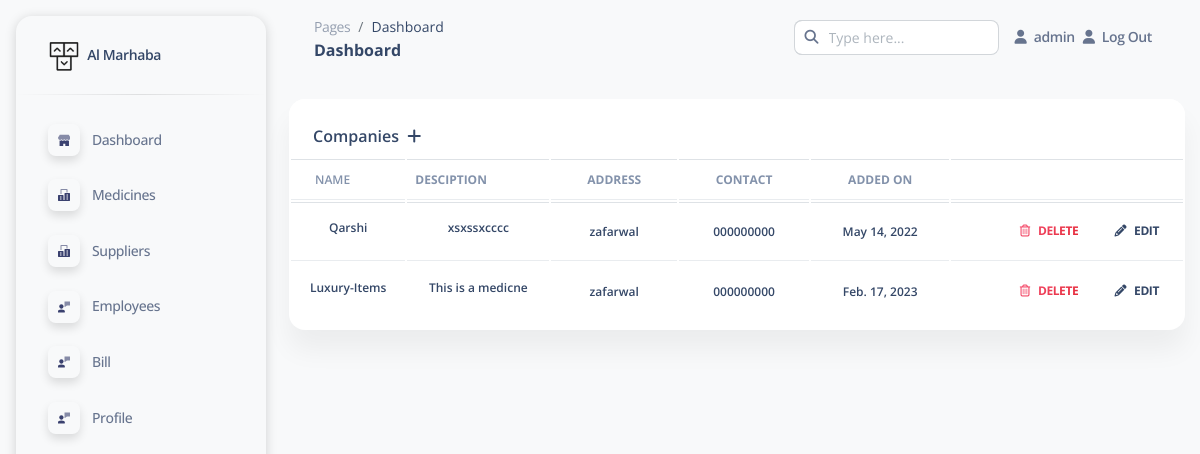
/suppl (signed in), run on the app's committed database.
### app1/models.py (models this page shows, shortened)
class Company(models.Model):
    name= models.CharField(max_length=200, null=True)
    id = models.AutoField(primary_key=True)
    contact= models.CharField(max_length=200, null=True)
    address= models.CharField(max_length=200, null=True)
    desc=  models.TextField(max_length=500, null=True)
    userz = models.ForeignKey(User, on_delete=models.SET_NULL,null=True, blank=True)
    added_on= models.DateField()

### app1/views.py (the view, shortened to what this page needs)
# urls.py: path('suppl',views.suppliers, name='suppl'),
@login_required
def suppliers(request):
    suppl = Company.objects.filter(userz=request.user)
    context={'suppl':suppl}
    return render(request, 'supplier.html', context)

### template/supplier.html (shortened to what this page needs)
{% extends 'base.html' %}
{% load static %}
{% block body %}
<div class="conatiner-fluid py-4">
    <div class="col-12">
      <div class="card mb-4">
        <div class="card-header pb-0">
          <h6>Companies
            <i class="fa fa-plus mx-1 " data-toggle="modal" data-target="#btyn"></i>
          </h6>
        </div>
        <div class="card-body px-0 pt-0 pb-2">
          <div class="table-responsive p-0">
            <table class="table align-items-center mb-0">
              <thead>
                <tr>
                  <th
                    class="text-uppercase text-secondary text-xs font-weight-bold opacity-10">
                    NAME
                  </th>
                  <th
                    class="text-uppercase text-secondary text-xs font-weight-bolder opacity-10 ps-2">
                    Desciption
                  </th>
                  <th
                    class="text-center text-uppercase text-secondary text-xs font-weight-bolder opacity-10">
                    Address
                  </th>
                  <th
                    class="text-center text-uppercase text-secondary text-xs font-weight-bolder opacity-10">
                    Contact
                  </th>
                  <th
                    class="text-center text-uppercase text-secondary text-xs font-weight-bolder opacity-10">
                    Added On
                  </th>
                  <th>
                  </th>
                </tr>
              </thead>
              <tbody>
                {% for supp in suppl %}
                <tr>
                  <td>
                      <div class="align-middle text-center text-sm">
                        <h6 class="mb-2 text-xs">{{supp.name}}</h6>
                      </div>
                  </td>
                  <td>
                    <div class="align-middle text-center text-sm">
                        <h6 class="mb-2 mx--4 text-xs">{{supp.desc}}</h6>
                    </div>
                  </td>
                  <td>
                      <div class="align-middle text-center text-sm">
                        <h6 class="mb-0 text-xs">{{supp.address}}</h6>
                      </div>
                  </td>
                  <td>
                    <div class="align-middle text-center text-sm">
                        <h6 class="mb-0 text-xs">{{supp.contact}}</h6>
                      </div>
                  </td>
                  <td>
                    <div class="align-middle text-center text-sm">
                        <h6 class="mb-0 text-xs">{{supp.added_on}}</h6>
                      </div>
                  </td>
                  <td>
                    <div class="ms-auto text-end">
                      <a class="btn btn-link text-danger text-gradient px-3 mb-0" href="{% url 'com_delete' supp.id  %}"><i class="far fa-trash-alt me-2" aria-hidden="true"></i>Delete</a>
                      <a class="btn btn-link text-dark px-3 mb-0" href="javascript:;"><i class="fas fa-pencil-alt text-dark me-2" aria-hidden="true"></i>Edit</a>
                    </div>
                  </td>
                </tr>
               {% endfor %}
              </tbody>
            </table>
          </div>
        </div>
      </div>
    </div>
{% endblock body %}

### template/base.html (shortened to what this page needs)
<!DOCTYPE html>
<html lang="en">
{%load static%}
<head>
  <link rel="stylesheet" href="https://cdn.jsdelivr.net/npm/bootstrap@4.5.3/dist/css/bootstrap.min.css"
>
  <link href="static\assets\css\nucleo-icons.css" rel="stylesheet" />
  <link href="static\assets\css\nucleo-svg.css" rel="stylesheet" />
  <link href="static\assets\css\nucleo-svg.css" rel="stylesheet" />
  <link id="pagestyle" href="static\assets\css\soft-ui-dashboard.css?v=1.0.5" rel="stylesheet" />
</head>
<body class="g-sidenav-show  bg-gray-100">
  <aside class="sidenav navbar navbar-vertical navbar-expand-xs border-0 border-radius-xl my-3 fixed-start ms-3 " id="sidenav-main">
    <div class="sidenav-header">
      <a class="navbar-brand m-0" href="/" target="_blank">
        <img src="static\assets\img\logo-ct.png" class="navbar-brand-img h-100" alt="main_logo">
        <span class="ms-1 font-weight-bold">Al Marhaba</span>
      </a>
    </div>
    <hr class="horizontal dark mt-0">
    <div class="collapse navbar-collapse  w-auto " style="height: 100%;" id="sidenav-collapse-main">
      <ul class="navbar-nav">
        <li class="nav-item">
          <a class="nav-link  " href="dash">
            <div class="icon icon-shape icon-sm shadow border-radius-md bg-transparent text-center me-2 d-flex align-items-center justify-content-center">
            </div>
            <span class="nav-link-text ms-1">Dashboard</span>
          </a>
        </li>
        <li class="nav-item ">
          <a class="nav-link  " href="medicines">
            <div class="icon icon-shape icon-sm shadow border-radius-md bg-transparent text-center me-2 d-flex align-items-center justify-content-center">
            </div>
            <span class="nav-link-text ms-1">Medicines</span>
          </a>
        </li>
        <li class="nav-item">
          <a class="nav-link  " href="suppl">
            <div class="icon icon-shape icon-sm shadow border-radius-md bg-transparent text-center me-2 d-flex align-items-center justify-content-center">
            </div>
            <span class="nav-link-text ms-1">Suppliers</span>
          </a>
        </li>
        <li class="nav-item">
          <a class="nav-link  " href="empl">
            <div class="icon icon-shape icon-sm shadow border-radius-md bg-transparent text-center me-2 d-flex align-items-center justify-content-center">
            </div>
            <span class="nav-link-text ms-1">Employees</span>
          </a>
        </li>
        <li class="nav-item">
          <a class="nav-link  " href="recipt">
            <div class="icon icon-shape icon-sm shadow border-radius-md bg-transparent text-center me-2 d-flex align-items-center justify-content-center">
            </div>
            <span class="nav-link-text ms-1">Bill</span>
          </a>
        </li>
        <li class="nav-item">
          <a class="nav-link  " href="../pages/profile.html">
            <div class="icon icon-shape icon-sm shadow border-radius-md bg-transparent text-center me-2 d-flex align-items-center justify-content-center">
            </div>
            <span class="nav-link-text ms-1">Profile</span>
          </a>
        </li>
      </ul>
    </div>
  </aside>
  <main class="main-content position-relative max-height-vh-100 h-100 border-radius-lg ">
    <nav class="navbar navbar-main navbar-expand-lg px-0 mx-4 shadow-none border-radius-xl" id="navbarBlur" navbar-scroll="true">
      <div class="container-fluid py-1 px-3">
        <nav aria-label="breadcrumb">
          <ol class="breadcrumb bg-transparent mb-0 pb-0 pt-1 px-0 me-sm-6 me-5">
            <li class="breadcrumb-item text-sm"><a class="opacity-5 text-dark" href="javascript:;">Pages</a></li>
            <li class="breadcrumb-item text-sm text-dark " aria-current="page">Dashboard</li>
          </ol>
          <h6 class="font-weight-bolder mb-0 ">Dashboard</h6>
        </nav>
        <div class="collapse navbar-collapse mt-sm-0 mt-2 me-md-0 me-sm-4" id="navbar">
          <div class="ms-md-auto pe-md-3 d-flex align-items-center">
            <form method="get">
            <div class="input-group ">
              <span class="input-group-text text-body bg-transparent"><i class="fas fa-search" aria-hidden="true"></i></span>
              <input type="text" class="form-control" placeholder="Type here...">
            </div>
          </form>
          </div>
          {%if user.is_authenticated%}
          <ul class="navbar-nav  justify-content-end">
            <li class="nav-item d-flex align-items-center">
              <a href="#" class="nav-link text-body font-weight-bold px-0">
                <i class="fa fa-user me-sm-1"></i>
                <span class="d-sm-inline d-none">{{request.user}}</span>
              </a>
            </li>
            <li class="nav-item d-flex align-items-center mx-2">
              <a href="logout" class="nav-link text-body font-weight-bold px-0">
                <i class="fa fa-user me-sm-1"></i>
                <span class="d-sm-inline d-none">Log Out</span>
              </a>
            </li>
          </ul>
          {%endif%}
        </div>
      </div>
    </nav>
      {% block body %}{% endblock body %}
</body>
</html>

### static/assets/css/nucleo-svg.css (style rules this page uses)
.icon { display: inline-block; color: #111111; height: 1em; width: 1em; }
.icon-sm { height: 0.8em; width: 0.8em; }
.icon { fill: currentColor; stroke: none; }

### data on the page
Company: name "Qarshi", desc "xsxssxcccc", address "zafarwal", contact "000000000", added_on "May 14, 2022"
Company: name "Luxury-Items", desc "This is a medicne", address "zafarwal", contact "000000000", added_on "Feb. 17, 2023"

### other printed values
{{ request.user }} "admin"
